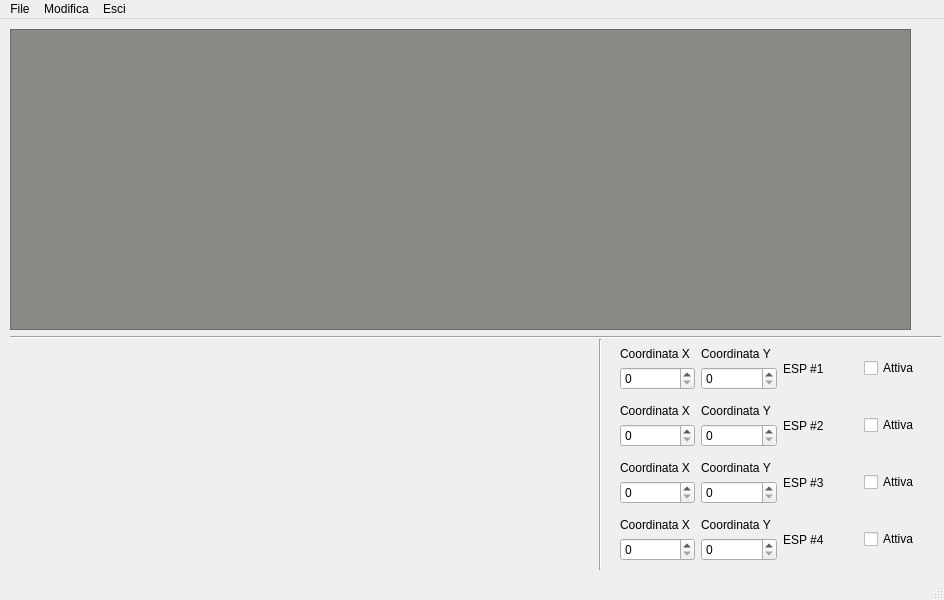
<?xml version="1.0" encoding="UTF-8"?>
<ui version="4.0">
 <class>MainWindow</class>
 <widget class="QMainWindow" name="MainWindow">
  <property name="geometry">
   <rect>
    <x>0</x>
    <y>0</y>
    <width>944</width>
    <height>600</height>
   </rect>
  </property>
  <property name="windowTitle">
   <string>MainWindow</string>
  </property>
  <widget class="QWidget" name="centralwidget">
   <widget class="QWidget" name="verticalLayoutWidget_7">
    <property name="geometry">
     <rect>
      <x>620</x>
      <y>320</y>
      <width>319</width>
      <height>232</height>
     </rect>
    </property>
    <layout class="QVBoxLayout" name="verticalLayout_14">
     <item>
      <layout class="QHBoxLayout" name="horizontalLayout_4">
       <item>
        <layout class="QVBoxLayout" name="verticalLayout_9">
         <item>
          <widget class="QLabel" name="label_7">
           <property name="text">
            <string>Coordinata X</string>
           </property>
          </widget>
         </item>
         <item>
          <widget class="QSpinBox" name="spinBox_6">
           <property name="toolTip">
            <string>&lt;html&gt;&lt;head/&gt;&lt;body&gt;&lt;p&gt;Coordinata X&lt;/p&gt;&lt;/body&gt;&lt;/html&gt;</string>
           </property>
          </widget>
         </item>
        </layout>
       </item>
       <item>
        <layout class="QVBoxLayout" name="verticalLayout_10">
         <item>
          <widget class="QLabel" name="label_8">
           <property name="text">
            <string>Coordinata Y</string>
           </property>
          </widget>
         </item>
         <item>
          <widget class="QSpinBox" name="spinBox_7">
           <property name="toolTip">
            <string>&lt;html&gt;&lt;head/&gt;&lt;body&gt;&lt;p&gt;Coordinata X&lt;/p&gt;&lt;/body&gt;&lt;/html&gt;</string>
           </property>
          </widget>
         </item>
        </layout>
       </item>
       <item>
        <widget class="QLabel" name="label_9">
         <property name="text">
          <string>ESP #1</string>
         </property>
        </widget>
       </item>
       <item>
        <widget class="QCheckBox" name="checkBox_3">
         <property name="text">
          <string>Attiva</string>
         </property>
        </widget>
       </item>
      </layout>
     </item>
     <item>
      <layout class="QHBoxLayout" name="horizontalLayout_2">
       <item>
        <layout class="QVBoxLayout" name="verticalLayout_3">
         <item>
          <widget class="QLabel" name="label">
           <property name="text">
            <string>Coordinata X</string>
           </property>
          </widget>
         </item>
         <item>
          <widget class="QSpinBox" name="spinBox_2">
           <property name="toolTip">
            <string>&lt;html&gt;&lt;head/&gt;&lt;body&gt;&lt;p&gt;Coordinata X&lt;/p&gt;&lt;/body&gt;&lt;/html&gt;</string>
           </property>
          </widget>
         </item>
        </layout>
       </item>
       <item>
        <layout class="QVBoxLayout" name="verticalLayout_4">
         <item>
          <widget class="QLabel" name="label_2">
           <property name="text">
            <string>Coordinata Y</string>
           </property>
          </widget>
         </item>
         <item>
          <widget class="QSpinBox" name="spinBox_3">
           <property name="toolTip">
            <string>&lt;html&gt;&lt;head/&gt;&lt;body&gt;&lt;p&gt;Coordinata X&lt;/p&gt;&lt;/body&gt;&lt;/html&gt;</string>
           </property>
          </widget>
         </item>
        </layout>
       </item>
       <item>
        <widget class="QLabel" name="label_3">
         <property name="text">
          <string>ESP #2</string>
         </property>
        </widget>
       </item>
       <item>
        <widget class="QCheckBox" name="checkBox">
         <property name="text">
          <string>Attiva</string>
         </property>
        </widget>
       </item>
      </layout>
     </item>
     <item>
      <layout class="QHBoxLayout" name="horizontalLayout_3">
       <item>
        <layout class="QVBoxLayout" name="verticalLayout_6">
         <item>
          <widget class="QLabel" name="label_4">
           <property name="text">
            <string>Coordinata X</string>
           </property>
          </widget>
         </item>
         <item>
          <widget class="QSpinBox" name="spinBox_4">
           <property name="toolTip">
            <string>&lt;html&gt;&lt;head/&gt;&lt;body&gt;&lt;p&gt;Coordinata X&lt;/p&gt;&lt;/body&gt;&lt;/html&gt;</string>
           </property>
          </widget>
         </item>
        </layout>
       </item>
       <item>
        <layout class="QVBoxLayout" name="verticalLayout_7">
         <item>
          <widget class="QLabel" name="label_5">
           <property name="text">
            <string>Coordinata Y</string>
           </property>
          </widget>
         </item>
         <item>
          <widget class="QSpinBox" name="spinBox_5">
           <property name="toolTip">
            <string>&lt;html&gt;&lt;head/&gt;&lt;body&gt;&lt;p&gt;Coordinata X&lt;/p&gt;&lt;/body&gt;&lt;/html&gt;</string>
           </property>
          </widget>
         </item>
        </layout>
       </item>
       <item>
        <widget class="QLabel" name="label_6">
         <property name="text">
          <string>ESP #3</string>
         </property>
        </widget>
       </item>
       <item>
        <widget class="QCheckBox" name="checkBox_2">
         <property name="text">
          <string>Attiva</string>
         </property>
        </widget>
       </item>
      </layout>
     </item>
     <item>
      <layout class="QHBoxLayout" name="horizontalLayout_5">
       <item>
        <layout class="QVBoxLayout" name="verticalLayout_12">
         <item>
          <widget class="QLabel" name="label_10">
           <property name="text">
            <string>Coordinata X</string>
           </property>
          </widget>
         </item>
         <item>
          <widget class="QSpinBox" name="spinBox_8">
           <property name="toolTip">
            <string>&lt;html&gt;&lt;head/&gt;&lt;body&gt;&lt;p&gt;Coordinata X&lt;/p&gt;&lt;/body&gt;&lt;/html&gt;</string>
           </property>
          </widget>
         </item>
        </layout>
       </item>
       <item>
        <layout class="QVBoxLayout" name="verticalLayout_13">
         <item>
          <widget class="QLabel" name="label_11">
           <property name="text">
            <string>Coordinata Y</string>
           </property>
          </widget>
         </item>
         <item>
          <widget class="QSpinBox" name="spinBox_9">
           <property name="toolTip">
            <string>&lt;html&gt;&lt;head/&gt;&lt;body&gt;&lt;p&gt;Coordinata X&lt;/p&gt;&lt;/body&gt;&lt;/html&gt;</string>
           </property>
          </widget>
         </item>
        </layout>
       </item>
       <item>
        <widget class="QLabel" name="label_12">
         <property name="text">
          <string>ESP #4</string>
         </property>
        </widget>
       </item>
       <item>
        <widget class="QCheckBox" name="checkBox_4">
         <property name="text">
          <string>Attiva</string>
         </property>
        </widget>
       </item>
      </layout>
     </item>
    </layout>
   </widget>
   <widget class="Line" name="line">
    <property name="geometry">
     <rect>
      <x>10</x>
      <y>310</y>
      <width>931</width>
      <height>16</height>
     </rect>
    </property>
    <property name="orientation">
     <enum>Qt::Horizontal</enum>
    </property>
   </widget>
   <widget class="QTableView" name="tableView">
    <property name="geometry">
     <rect>
      <x>10</x>
      <y>10</y>
      <width>901</width>
      <height>301</height>
     </rect>
    </property>
    <property name="styleSheet">
     <string notr="true">background-color: rgb(136, 138, 133);</string>
    </property>
    <property name="alternatingRowColors">
     <bool>false</bool>
    </property>
   </widget>
   <widget class="Line" name="line_2">
    <property name="geometry">
     <rect>
      <x>590</x>
      <y>320</y>
      <width>20</width>
      <height>231</height>
     </rect>
    </property>
    <property name="orientation">
     <enum>Qt::Vertical</enum>
    </property>
   </widget>
  </widget>
  <widget class="QMenuBar" name="menubar">
   <property name="geometry">
    <rect>
     <x>0</x>
     <y>0</y>
     <width>944</width>
     <height>22</height>
    </rect>
   </property>
   <widget class="QMenu" name="menuFile">
    <property name="title">
     <string>File</string>
    </property>
   </widget>
   <widget class="QMenu" name="menuModifica">
    <property name="title">
     <string>Modifica</string>
    </property>
   </widget>
   <widget class="QMenu" name="menuEsci">
    <property name="title">
     <string>Esci</string>
    </property>
   </widget>
   <addaction name="menuFile"/>
   <addaction name="menuModifica"/>
   <addaction name="menuEsci"/>
  </widget>
  <widget class="QStatusBar" name="statusbar"/>
 </widget>
 <resources/>
 <connections/>
</ui>
